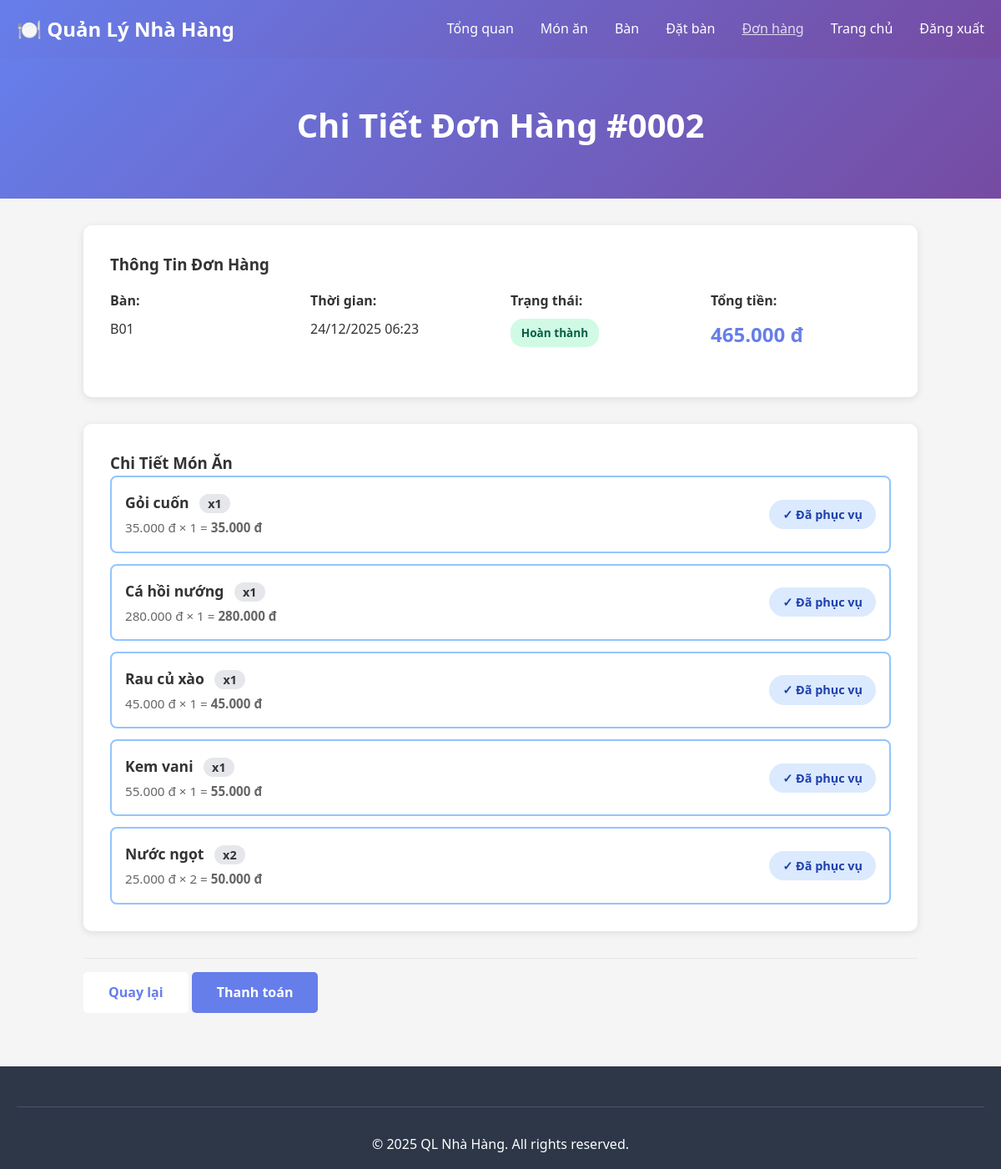
Page /admin/order_detail.php?id=2 (signed in) on the committed database.
### tables this page shows
CREATE TABLE orders (
    id INT PRIMARY KEY AUTO_INCREMENT,
    order_number VARCHAR(20) DEFAULT NULL UNIQUE COMMENT 'Mã đơn hàng (tự động tạo)',
    user_id INT DEFAULT NULL COMMENT 'ID người dùng (nếu đã đăng nhập)',
    table_id INT NOT NULL COMMENT 'ID bàn',
    order_date DATETIME DEFAULT CURRENT_TIMESTAMP COMMENT 'Thời gian đặt hàng',
    total_amount DECIMAL(10, 2) DEFAULT 0 COMMENT 'Tổng tiền',
    discount_amount DECIMAL(10, 2) DEFAULT 0 COMMENT 'Số tiền giảm giá',
    final_amount DECIMAL(10, 2) DEFAULT 0 COMMENT 'Thành tiền cuối cùng',
    status ENUM('pending', 'preparing', 'ready', 'served', 'completed', 'paid', 'cancelled') DEFAULT 'pending' COMMENT 'Trạng thái đơn hàng',
    payment_method ENUM('cash', 'card', 'transfer', 'momo', 'zalopay') DEFAULT 'cash' COMMENT 'Phương thức thanh toán',
    payment_status ENUM('unpaid', 'paid', 'refunded') DEFAULT 'unpaid' COMMENT 'Trạng thái thanh toán',
    paid_at TIMESTAMP NULL DEFAULT NULL COMMENT 'Thời gian thanh toán',
    notes TEXT DEFAULT NULL COMMENT 'Ghi chú đơn hàng',
    created_at TIMESTAMP DEFAULT CURRENT_TIMESTAMP,
    updated_at TIMESTAMP DEFAULT CURRENT_TIMESTAMP ON UPDATE CURRENT_TIMESTAMP,
    
     
    FOREIGN KEY (user_id) REFERENCES users(id) 
        ON DELETE SET NULL 
        ON UPDATE CASCADE,
    FOREIGN KEY (table_id) REFERENCES tables(id)
        ON DELETE RESTRICT 
        ON UPDATE CASCADE,
    
     
    INDEX idx_order_number (order_number),
    INDEX idx_user_id (user_id),
    INDEX idx_table_id (table_id),
    INDEX idx_order_date (order_date),
    INDEX idx_status (status),
    INDEX idx_payment_status (payment_status),
    INDEX idx_created_at (created_at)
);

CREATE TABLE tables (
    id INT PRIMARY KEY AUTO_INCREMENT,
    table_number VARCHAR(10) NOT NULL UNIQUE COMMENT 'Số bàn (VD: B01, B02)',
    capacity INT NOT NULL COMMENT 'Sức chứa (số người)',
    floor INT DEFAULT 1 COMMENT 'Tầng (1, 2, 3...)',
    location VARCHAR(100) DEFAULT NULL COMMENT 'Vị trí (VD: Gần cửa sổ, Góc yên tĩnh)',
    status ENUM('empty', 'occupied', 'reserved', 'cleaning', 'maintenance') DEFAULT 'empty' COMMENT 'Trạng thái bàn',
    notes TEXT DEFAULT NULL COMMENT 'Ghi chú về bàn',
    created_at TIMESTAMP DEFAULT CURRENT_TIMESTAMP,
    updated_at TIMESTAMP DEFAULT CURRENT_TIMESTAMP ON UPDATE CURRENT_TIMESTAMP,
    
    INDEX idx_table_number (table_number),
    INDEX idx_status (status),
    INDEX idx_floor (floor),
    INDEX idx_capacity (capacity)
);

CREATE TABLE order_items (
    id INT PRIMARY KEY AUTO_INCREMENT,
    order_id INT NOT NULL COMMENT 'ID đơn hàng',
    dish_id INT NOT NULL COMMENT 'ID món ăn',
    dish_name VARCHAR(200) NOT NULL COMMENT 'Tên món ăn (lưu lại để tránh thay đổi giá sau)',
    quantity INT NOT NULL DEFAULT 1 COMMENT 'Số lượng',
    price DECIMAL(10, 2) NOT NULL COMMENT 'Giá tại thời điểm đặt (VNĐ)',
    subtotal DECIMAL(10, 2) NOT NULL COMMENT 'Thành tiền (quantity * price)',
    status ENUM('pending', 'preparing', 'ready', 'served', 'cancelled') DEFAULT 'pending' COMMENT 'Trạng thái món',
    notes TEXT DEFAULT NULL COMMENT 'Ghi chú đặc biệt cho món',
    created_at TIMESTAMP DEFAULT CURRENT_TIMESTAMP COMMENT 'Thời gian thêm vào đơn',
    updated_at TIMESTAMP DEFAULT CURRENT_TIMESTAMP ON UPDATE CURRENT_TIMESTAMP,
    prepared_at TIMESTAMP NULL DEFAULT NULL COMMENT 'Thời gian bắt đầu chế biến',
    ready_at TIMESTAMP NULL DEFAULT NULL COMMENT 'Thời gian hoàn thành',
    served_at TIMESTAMP NULL DEFAULT NULL COMMENT 'Thời gian phục vụ',
    
     
    FOREIGN KEY (order_id) REFERENCES orders(id) 
        ON DELETE CASCADE 
        ON UPDATE CASCADE,
    FOREIGN KEY (dish_id) REFERENCES dishes(id) 
        ON DELETE RESTRICT 
        ON UPDATE CASCADE,
    
     
    INDEX idx_order_id (order_id),
    INDEX idx_dish_id (dish_id),
    INDEX idx_status (status),
    INDEX idx_created_at (created_at)
);

CREATE TABLE dishes (
    id INT PRIMARY KEY AUTO_INCREMENT,
    name VARCHAR(200) NOT NULL COMMENT 'Tên món ăn',
    description TEXT DEFAULT NULL COMMENT 'Mô tả chi tiết món ăn',
    price DECIMAL(10, 2) NOT NULL COMMENT 'Giá bán (VNĐ)',
    cost_price DECIMAL(10, 2) DEFAULT NULL COMMENT 'Giá vốn (để tính lợi nhuận)',
    image VARCHAR(255) DEFAULT NULL COMMENT 'Đường dẫn ảnh món ăn',
    category_id INT NOT NULL COMMENT 'ID danh mục',
    status ENUM('available', 'unavailable', 'out_of_stock') DEFAULT 'available' COMMENT 'Trạng thái món',
    is_featured BOOLEAN DEFAULT FALSE COMMENT 'Món nổi bật',
    preparation_time INT DEFAULT NULL COMMENT 'Thời gian chế biến (phút)',
    calories INT DEFAULT NULL COMMENT 'Calories (nếu có)',
    created_at TIMESTAMP DEFAULT CURRENT_TIMESTAMP,
    updated_at TIMESTAMP DEFAULT CURRENT_TIMESTAMP ON UPDATE CURRENT_TIMESTAMP,
    
     
    FOREIGN KEY (category_id) REFERENCES categories(id)
        ON DELETE RESTRICT 
        ON UPDATE CASCADE,
    
     
    INDEX idx_category_id (category_id),
    INDEX idx_status (status),
    INDEX idx_is_featured (is_featured),
    INDEX idx_price (price),
    INDEX idx_name (name(50))
);

### config.php (called while the page is built, shortened)
<?php
function formatCurrency($amount) {
    return number_format($amount, 0, ',', '.') . ' đ';
}
function formatDateTime($datetime) {
    return date('d/m/Y H:i', strtotime($datetime));
}
?>

### admin/order_detail.php (the view, shortened to what this page needs)
<?php
require_once '../config.php';
$conn = getDBConnection();
$order_id = isset($_GET['id']) ? intval($_GET['id']) : 0;
$order = $conn->query("
    SELECT o.*, t.table_number
    FROM orders o
    JOIN tables t ON o.table_id = t.id
    WHERE o.id = $order_id
")->fetch_assoc();
$items = $conn->query("
    SELECT oi.*, d.name as dish_name
    FROM order_items oi
    JOIN dishes d ON oi.dish_id = d.id
    WHERE oi.order_id = $order_id
");
?>
<!DOCTYPE html>
<html lang="vi">
<head>
    <link rel="stylesheet" href="../assets/css/style.css">
</head>
<body>
    <nav class="navbar">
        <div class="container">
            <div class="logo">
                <h2>🍽️ Quản Lý Nhà Hàng</h2>
            </div>
            <ul class="nav-menu">
                <li><a href="index.php">Tổng quan</a></li>
                <li><a href="dishes.php">Món ăn</a></li>
                <li><a href="tables.php">Bàn</a></li>
                <li><a href="reservations.php">Đặt bàn</a></li>
                <li><a href="orders.php" class="active">Đơn hàng</a></li>
                <li><a href="../index.php">Trang chủ</a></li>
                <li><a href="../logout.php">Đăng xuất</a></li>
            </ul>
        </div>
    </nav>
    <div class="page-header">
        <div class="container">
            <h1>Chi Tiết Đơn Hàng #<?php echo str_pad($order['id'], 4, '0', STR_PAD_LEFT); ?></h1>
        </div>
    </div>
    <div class="container">
        <div class="order-detail-container">
            <div class="order-info-card">
                <h3>Thông Tin Đơn Hàng</h3>
                <div class="info-grid">
                    <div class="info-item">
                        <strong>Bàn:</strong>
                        <span><?php echo $order['table_number']; ?></span>
                    </div>
                    <div class="info-item">
                        <strong>Thời gian:</strong>
                        <span><?php echo formatDateTime($order['order_date']); ?></span>
                    </div>
                    <div class="info-item">
                        <strong>Trạng thái:</strong>
                        <span class="badge badge-<?php echo $order['status']; ?>">
                            <?php
                            $status_text = [
                                'pending' => 'Chờ xử lý',
                                'preparing' => 'Đang làm',
                                'completed' => 'Hoàn thành',
                                'paid' => 'Đã thanh toán'
                            ];
                            echo $status_text[$order['status']];
                            ?>
                        </span>
                    </div>
                    <div class="info-item">
                        <strong>Tổng tiền:</strong>
                        <span class="price-large"><?php echo formatCurrency($order['total_amount']); ?></span>
                    </div>
                </div>
            </div>
            <div class="order-items-card">
                <h3>Chi Tiết Món Ăn</h3>
                <?php
                $items->data_seek(0);
                $items_array = [];
                while ($item = $items->fetch_assoc()) {
                    $items_array[] = $item;
                }
                ?>
                <div style="display: flex; flex-direction: column; gap: 0.8rem;">
                    <?php foreach ($items_array as $item): ?>
                    <div style="display: flex; align-items: center; padding: 1rem; background: white; border: 2px solid
                        <?php
                        $border_colors = [
                            'pending' => '#e5e7eb',
                            'preparing' => '#fde047',
                            'ready' => '#86efac',
                            'served' => '#93c5fd'
                        ];
                        echo $border_colors[$item['status']];
                        ?>; border-radius: 8px;">
                        <div style="flex: 1;">
                            <div style="font-weight: bold; font-size: 1.1rem; margin-bottom: 4px;">
                                <?php echo htmlspecialchars($item['dish_name']); ?>
                                <span style="background: #e5e7eb; padding: 2px 10px; border-radius: 12px; font-size: 0.9rem; margin-left: 8px;">
                                    x<?php echo $item['quantity']; ?>
                                </span>
                            </div>
                            <div style="color: #666; font-size: 0.95rem;">
                                <?php echo formatCurrency($item['price']); ?> × <?php echo $item['quantity']; ?> =
                                <strong><?php echo formatCurrency($item['price'] * $item['quantity']); ?></strong>
                            </div>
                        </div>
                        <div style="display: flex; gap: 8px; align-items: center;">
                            <?php if ($order['status'] != 'paid'): ?>
                                <?php if ($item['status'] == 'pending'): ?>
                                    <button onclick="updateItemStatus(<?php echo $item['id']; ?>, 'preparing')"
                                            style="padding: 8px 16px; background: #f59e0b; color: white; border: none; border-radius: 6px; cursor: pointer; font-weight: 600;">
                                        🔥 Bắt đầu làm
                                    </button>
                                <?php else: ?>
                                    <span style="padding: 6px 16px; background: #dbeafe; color: #1e40af; border-radius: 20px; font-weight: 600; font-size: 0.9rem;">
                                        ✓ Đã phục vụ
                                    </span>
                                <?php endif; ?>
                            <?php endif; ?>
                        </div>
                    </div>
                    <?php endforeach; ?>
                </div>
            </div>
            <div class="order-actions">
                <a href="orders.php" class="btn btn-secondary">Quay lại</a>
                <?php if ($order['status'] == 'completed'): ?>
                <a href="../billing.php?table=<?php echo $order['table_id']; ?>" class="btn btn-primary">Thanh toán</a>
                <?php endif; ?>
            </div>
        </div>
    </div>
    <footer class="footer">
        <div class="container">
            <div class="footer-bottom">
                <p>&copy; 2025 QL Nhà Hàng. All rights reserved.</p>
            </div>
        </div>
    </footer>
</body>
</html>

### assets/css/style.css (style rules this page uses)
* { margin: 0; padding: 0; box-sizing: border-box; }
body { font-family: 'Segoe UI', Tahoma, Geneva, Verdana, sans-serif; line-height: 1.6; color: #333; background-color: #f5f5f5; }
.container { max-width: 1200px; margin: 0 auto; padding: 0 20px; }
.navbar { background: linear-gradient(135deg, #667eea 0%, #764ba2 100%); color: white; padding: 1rem 0; box-shadow: 0 2px 10px rgba(0,0,0,0.1); }
.navbar .container { display: flex; justify-content: space-between; align-items: center; }
.logo h2 { font-size: 1.5rem; }
.nav-menu { display: flex; list-style: none; gap: 2rem; }
.nav-menu a { color: white; text-decoration: none; transition: opacity 0.3s; font-weight: 500; }
.nav-menu a:hover, .nav-menu a.active { opacity: 0.8; text-decoration: underline; }
.btn { padding: 12px 30px; border: none; border-radius: 5px; cursor: pointer; text-decoration: none; display: inline-block; font-size: 1rem; transition: transform 0.2s, box-shadow 0.2s; font-weight: 600; }
.btn-primary { background: #667eea; color: white; }
.btn-secondary { background: white; color: #667eea; }
.footer { background: #2d3748; color: white; padding: 3rem 0 1rem; margin-top: 4rem; }
.footer-bottom { text-align: center; padding-top: 2rem; border-top: 1px solid #4a5568; }
.page-header { background: linear-gradient(135deg, #667eea 0%, #764ba2 100%); color: white; padding: 3rem 0; text-align: center; margin-bottom: 2rem; }
.page-header h1 { font-size: 2.5rem; margin-bottom: 0.5rem; }
.order-actions { margin-top: 1rem; padding-top: 1rem; border-top: 1px solid #e5e7eb; }
.info-item { margin-bottom: 1.5rem; }
.info-item strong { display: block; margin-bottom: 0.5rem; color: #333; }
.badge { padding: 0.4rem 0.8rem; border-radius: 15px; font-size: 0.85rem; font-weight: 600; display: inline-block; }
.badge-completed { background: #d1fae5; color: #065f46; }
.order-detail-container { max-width: 1000px; margin: 0 auto; }
.order-info-card, .order-items-card { background: white; padding: 2rem; border-radius: 10px; box-shadow: 0 2px 10px rgba(0,0,0,0.1); margin-bottom: 2rem; }
.info-grid { display: grid; grid-template-columns: repeat(auto-fit, minmax(200px, 1fr)); gap: 1.5rem; margin-top: 1rem; }
.price-large { font-size: 1.5rem; font-weight: bold; color: #667eea; }

### rows in the picture
orders: id "0002", table.table_number "B01", order_date "24/12/2025 06:23", status "Hoàn thành", total_amount "465.000 đ"
order_items: dish.name "Gỏi cuốn", quantity "1", price "35.000 đ", formatCurrency($item['price'] * $item['quantity']) "35.000 đ", status "✓ Đã phục vụ"
order_items: dish.name "Cá hồi nướng", quantity "1", price "280.000 đ", formatCurrency($item['price'] * $item['quantity']) "280.000 đ", status "✓ Đã phục vụ"
order_items: dish.name "Rau củ xào", quantity "1", price "45.000 đ", formatCurrency($item['price'] * $item['quantity']) "45.000 đ", status "✓ Đã phục vụ"
order_items: dish.name "Kem vani", quantity "1", price "55.000 đ", formatCurrency($item['price'] * $item['quantity']) "55.000 đ", status "✓ Đã phục vụ"
order_items: dish.name "Nước ngọt", quantity "2", price "25.000 đ", formatCurrency($item['price'] * $item['quantity']) "50.000 đ", status "✓ Đã phục vụ"
